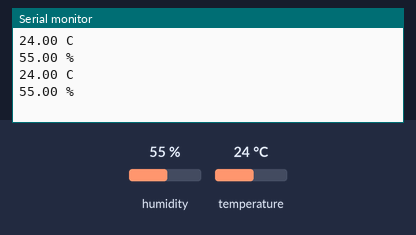
A sketch run on a simulated Arduino Uno, built with avr-gcc and run on an emulated ATmega328P. Shown: the last lines printed to the serial monitor. The test bench sets the inputs (shaded band); at power-on: humidity 55 %, temperature 24 °C.

Above: at 4.8 s.
4.9 s: humidity set to 22 %
At 6.8 s:
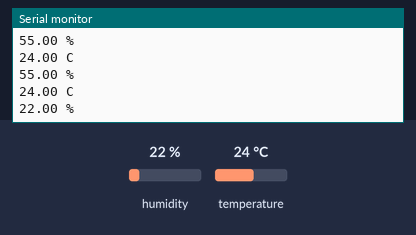
7.9 s: temperature set to 12 °C
At 8.6 s:
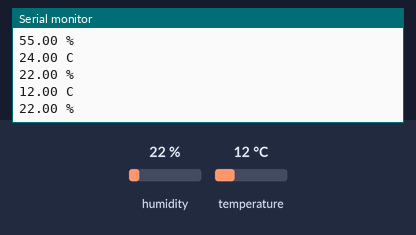
10.9 s: humidity set to 40 %
At 13.3 s:
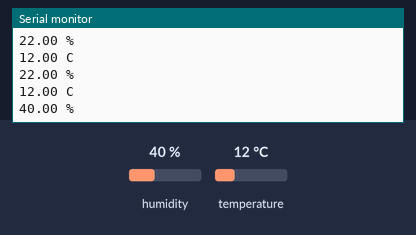
Timing chart, 0 to 14.8 s (numbered marks = the images above; inputs shaded):
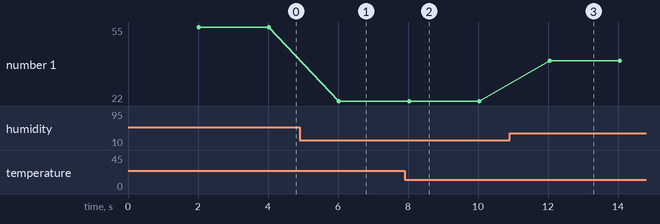

The sketch:

DHT22.ino
```cpp
#include "DHT.h"
#define DHTPIN 2
#define DHTTYPE DHT22

DHT dht (DHTPIN, DHTTYPE);

void setup() {
Serial.begin(9600);
dht.begin();
}

void loop() {
delay(2000);

float h = dht.readHumidity();
float t = dht.readTemperature();

if (isnan(h) || isnan(t)){
  Serial.println("Fallo de lectura");
  return;
}

Serial.print(t);
Serial.println(" C");
Serial.print(h);
Serial.println(" %");

}
```

Measured:
- after the input at 4.9 s, the serial monitor: prints a new line after 1.1 s (image 1)
- after the input at 7.9 s, the serial monitor: prints a new line after 0.12 s (image 2)
- after the input at 10.9 s, the serial monitor: prints a new line after 1.1 s (image 3)
- plotted number 1: 55 → 22 after the input at 4.9 s, 22 → 40 after the input at 10.9 s
